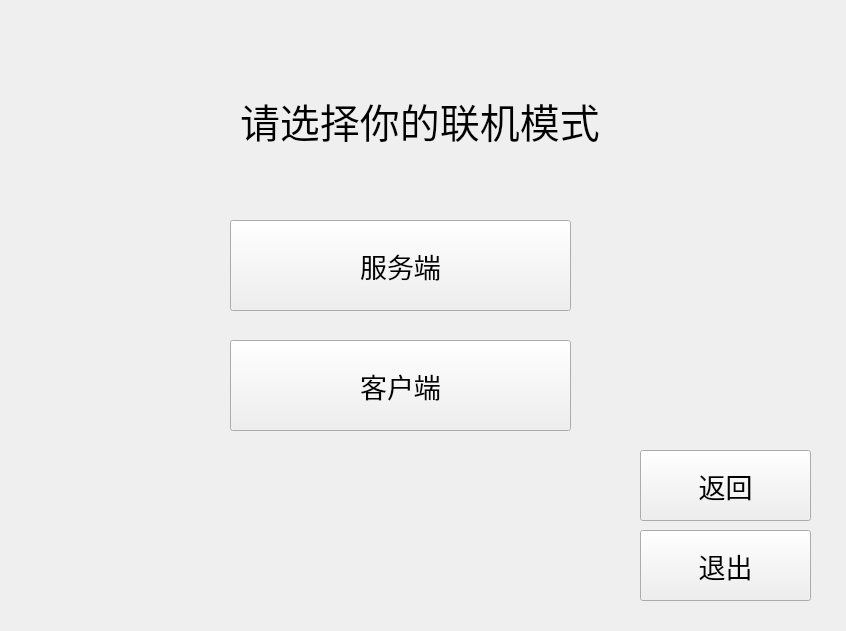
<?xml version="1.0" encoding="UTF-8"?>
<ui version="4.0">
 <class>lianji_one</class>
 <widget class="QWidget" name="lianji_one">
  <property name="geometry">
   <rect>
    <x>0</x>
    <y>0</y>
    <width>846</width>
    <height>631</height>
   </rect>
  </property>
  <property name="windowTitle">
   <string>Form</string>
  </property>
  <widget class="QLabel" name="label">
   <property name="geometry">
    <rect>
     <x>240</x>
     <y>60</y>
     <width>611</width>
     <height>121</height>
    </rect>
   </property>
   <property name="font">
    <font>
     <pointsize>30</pointsize>
    </font>
   </property>
   <property name="text">
    <string>请选择你的联机模式</string>
   </property>
  </widget>
  <widget class="QPushButton" name="pushButton">
   <property name="geometry">
    <rect>
     <x>230</x>
     <y>220</y>
     <width>341</width>
     <height>91</height>
    </rect>
   </property>
   <property name="font">
    <font>
     <pointsize>20</pointsize>
    </font>
   </property>
   <property name="text">
    <string>服务端</string>
   </property>
  </widget>
  <widget class="QPushButton" name="pushButton_2">
   <property name="geometry">
    <rect>
     <x>230</x>
     <y>340</y>
     <width>341</width>
     <height>91</height>
    </rect>
   </property>
   <property name="font">
    <font>
     <pointsize>20</pointsize>
    </font>
   </property>
   <property name="text">
    <string>客户端</string>
   </property>
  </widget>
  <widget class="QPushButton" name="pushButton_3">
   <property name="geometry">
    <rect>
     <x>640</x>
     <y>450</y>
     <width>171</width>
     <height>71</height>
    </rect>
   </property>
   <property name="font">
    <font>
     <pointsize>20</pointsize>
    </font>
   </property>
   <property name="text">
    <string>返回</string>
   </property>
  </widget>
  <widget class="QPushButton" name="pushButton_4">
   <property name="geometry">
    <rect>
     <x>640</x>
     <y>530</y>
     <width>171</width>
     <height>71</height>
    </rect>
   </property>
   <property name="font">
    <font>
     <pointsize>20</pointsize>
    </font>
   </property>
   <property name="text">
    <string>退出</string>
   </property>
  </widget>
 </widget>
 <resources/>
 <connections/>
</ui>
